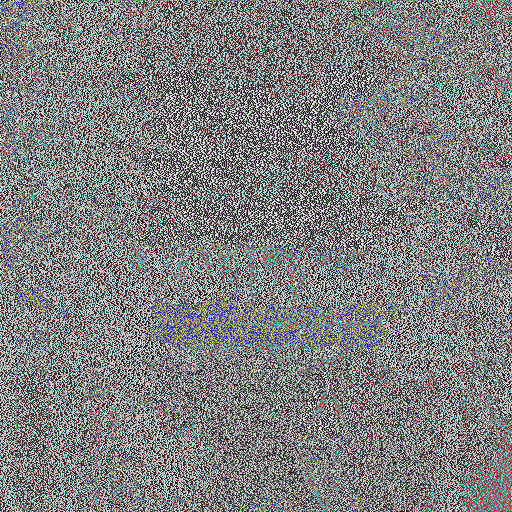
#> input picture backend/data/encrypted/4.2.06.tiff, 512 x 512 px, found by its file name
$ python encrypt-decrypt.py
#> lines starting #> are read from the running program, lines starting #| are printed output that depends on the picture
# [154 lines of commented-out code are left out]

import cv2
import numpy as np

# ---------- Logistic Map Function ----------
def logistic_map(x, r, size):
    seq = np.zeros(size)
    seq[0] = x
    for i in range(1, size):
        seq[i] = r * seq[i - 1] * (1 - seq[i - 1])
    return seq

# ---------- Encryption Function ----------
def encrypt_image_value_based(input_path, encrypted_path, x0=0.5, r=3.99):
    # Read and convert image
#> called with input_path = '../data/raw/misc/4.2.06.tiff', encrypted_path = 'encrypted_value1.png', x0 = 0.5, r = 3.99
    img = cv2.imread(input_path)
#> img is the input picture: shape (512, 512, 3); mean B, G, R 128.2, 127.5, 127.4
    img = cv2.cvtColor(img, cv2.COLOR_BGR2RGB)
    h, w, c = img.shape
#> h = 512; w = 512; c = 3

    # Flatten the image
    img_flat = img.flatten()

    # Generate chaotic sequence
    chaotic_seq = logistic_map(x0, r, len(img_flat))

    # Scale chaotic values to [0, 255]
    chaotic_seq = np.floor(chaotic_seq * 256) % 256

    # XOR operation for value encryption
    encrypted_flat = np.bitwise_xor(img_flat.astype(np.uint8), chaotic_seq.astype(np.uint8))

    # Reshape and save encrypted image
    encrypted_img = encrypted_flat.reshape((h, w, c))
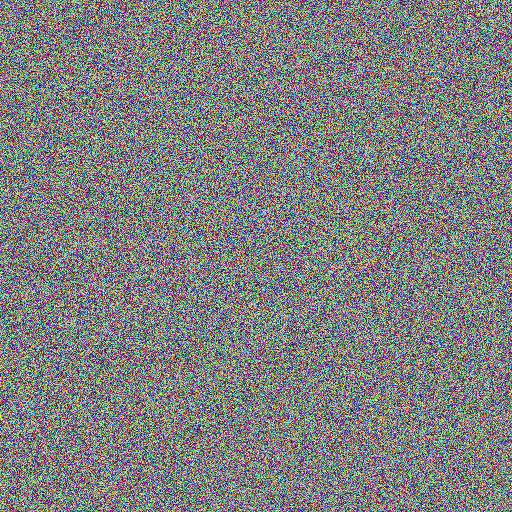
#> encrypted_img: shape (512, 512, 3); mean of channels 0, 1, 2 127.5, 127.7, 127.2; drawn as B, G, R
    cv2.imwrite(encrypted_path, cv2.cvtColor(encrypted_img, cv2.COLOR_RGB2BGR))
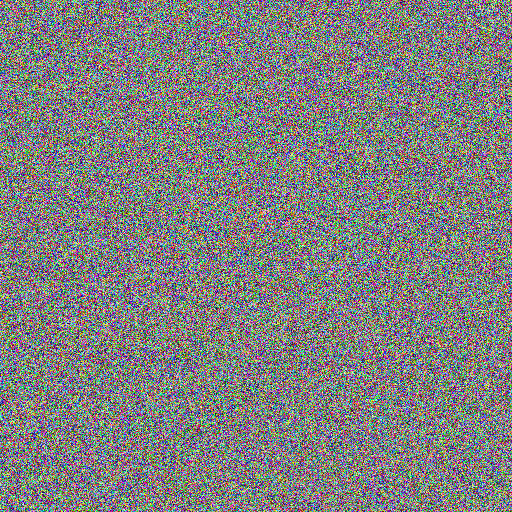
#> saved as encrypted_value1.png: shape (512, 512, 3); mean B, G, R 127.2, 127.7, 127.5
    print(f"✅ Encrypted image saved as: {encrypted_path}")

    return encrypted_img, chaotic_seq

# ---------- Decryption Function ----------
def decrypt_image_value_based(encrypted_img, chaotic_seq, output_path):
#> called with chaotic_seq = array of shape (786432,), output_path = 'decrypted_value1.png'
    h, w, c = encrypted_img.shape
#> h = 512; w = 512; c = 3
    encrypted_flat = encrypted_img.flatten()

    # XOR again to decrypt
    decrypted_flat = np.bitwise_xor(encrypted_flat.astype(np.uint8), chaotic_seq.astype(np.uint8))
    decrypted_img = decrypted_flat.reshape((h, w, c))

    # Save decrypted image
    cv2.imwrite(output_path, cv2.cvtColor(decrypted_img, cv2.COLOR_RGB2BGR))
    print(f"✅ Decrypted image saved as: {output_path}")

# ---------- Example Run ----------
if __name__ == "__main__":
    input_path = "../data/raw/misc/4.2.06.tiff"
    encrypted_path = "encrypted_value1.png"
    decrypted_path = "decrypted_value1.png"

    encrypted_img, seq = encrypt_image_value_based(input_path, encrypted_path)
    decrypt_image_value_based(encrypted_img, seq, decrypted_path)

$ run again, with data/raw/misc/4.2.03.tiff copied over backend/data/encrypted/4.2.06.tiff
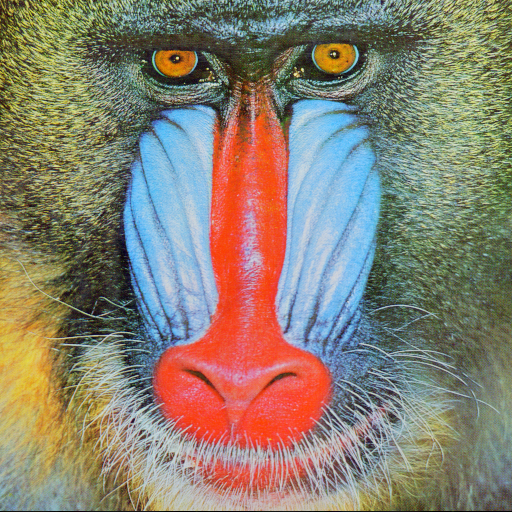
#> input picture data/raw/misc/4.2.03.tiff, 512 x 512 px, found by its file name
#> in encrypt_image_value_based, img is the input picture: shape (512, 512, 3); mean B, G, R 113.1, 128.9, 137.4
#> in encrypt_image_value_based, `encrypted_img = encrypted_flat.reshape((h, w, c))`:
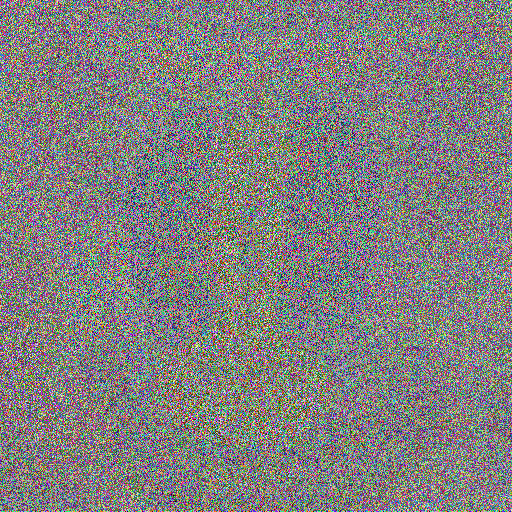
#> encrypted_img: shape (512, 512, 3); mean of channels 0, 1, 2 127, 127.4, 129.1; drawn as B, G, R
#> in encrypt_image_value_based, `cv2.imwrite(encrypted_path, cv2.cvtColor(encrypted_img, cv2.COLOR_RGB2..`:
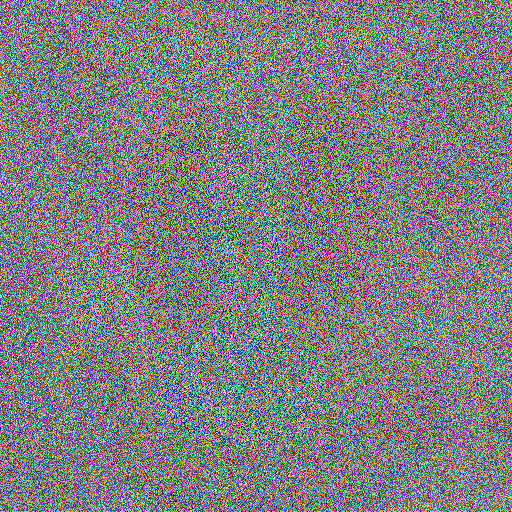
#> saved as encrypted_value1.png: shape (512, 512, 3); mean B, G, R 129.1, 127.4, 127

$ run again, with backend/data/encrypted/4.1.01.tiff copied over backend/data/encrypted/4.2.06.tiff
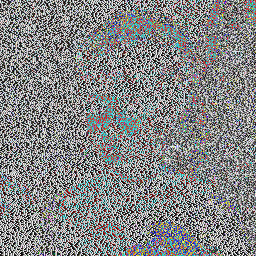
#> input picture backend/data/encrypted/4.1.01.tiff, 256 x 256 px, found by its file name
#> in encrypt_image_value_based, img is the input picture: shape (256, 256, 3); mean B, G, R 132.7, 132.3, 131.2
#> in encrypt_image_value_based, `encrypted_img = encrypted_flat.reshape((h, w, c))`:
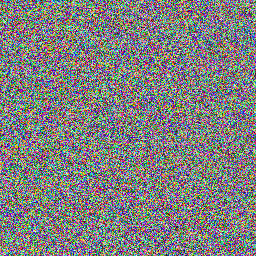
#> encrypted_img: shape (256, 256, 3); mean of channels 0, 1, 2 127.2, 127.1, 127.1; drawn as B, G, R
#> in encrypt_image_value_based, `cv2.imwrite(encrypted_path, cv2.cvtColor(encrypted_img, cv2.COLOR_RGB2..`:
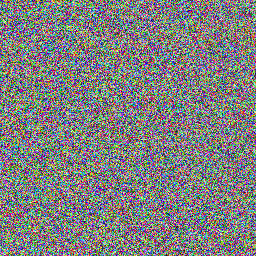
#> saved as encrypted_value1.png: shape (256, 256, 3); mean B, G, R 127.1, 127.1, 127.2

$ run again, with backend/data/encrypted/4.1.02.tiff copied over backend/data/encrypted/4.2.06.tiff
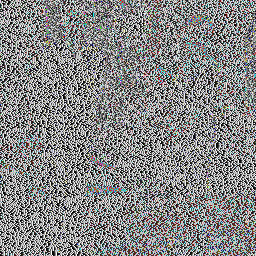
#> input picture backend/data/encrypted/4.1.02.tiff, 256 x 256 px, found by its file name
#> in encrypt_image_value_based, img is the input picture: shape (256, 256, 3); mean B, G, R 133.7, 133.6, 133.3
#> in encrypt_image_value_based, `encrypted_img = encrypted_flat.reshape((h, w, c))`:
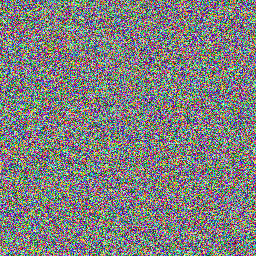
#> encrypted_img: shape (256, 256, 3); mean of channels 0, 1, 2 126.6, 127.3, 127.3; drawn as B, G, R
#> in encrypt_image_value_based, `cv2.imwrite(encrypted_path, cv2.cvtColor(encrypted_img, cv2.COLOR_RGB2..`:
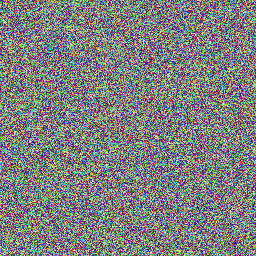
#> saved as encrypted_value1.png: shape (256, 256, 3); mean B, G, R 127.3, 127.3, 126.6
